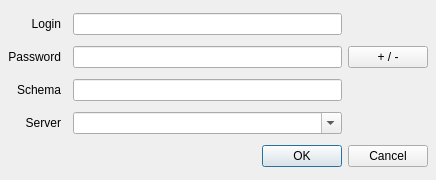
<?xml version="1.0" encoding="UTF-8"?>
<ui version="4.0">
 <class>LoginDialog</class>
 <widget class="QDialog" name="LoginDialog">
  <property name="geometry">
   <rect>
    <x>0</x>
    <y>0</y>
    <width>436</width>
    <height>180</height>
   </rect>
  </property>
  <property name="sizePolicy">
   <sizepolicy hsizetype="Fixed" vsizetype="Minimum">
    <horstretch>0</horstretch>
    <verstretch>0</verstretch>
   </sizepolicy>
  </property>
  <property name="windowTitle">
   <string>Login</string>
  </property>
  <property name="modal">
   <bool>true</bool>
  </property>
  <layout class="QGridLayout" name="gridLayout">
   <property name="sizeConstraint">
    <enum>QLayout::SetNoConstraint</enum>
   </property>
   <property name="margin">
    <number>8</number>
   </property>
   <item row="0" column="0">
    <widget class="QLabel" name="label">
     <property name="sizePolicy">
      <sizepolicy hsizetype="Preferred" vsizetype="Fixed">
       <horstretch>0</horstretch>
       <verstretch>0</verstretch>
      </sizepolicy>
     </property>
     <property name="text">
      <string>Login</string>
     </property>
     <property name="alignment">
      <set>Qt::AlignRight|Qt::AlignTop|Qt::AlignTrailing</set>
     </property>
    </widget>
   </item>
   <item row="0" column="2">
    <widget class="QLineEdit" name="lineEdit"/>
   </item>
   <item row="1" column="0">
    <widget class="QLabel" name="label_2">
     <property name="sizePolicy">
      <sizepolicy hsizetype="Preferred" vsizetype="Fixed">
       <horstretch>0</horstretch>
       <verstretch>0</verstretch>
      </sizepolicy>
     </property>
     <property name="text">
      <string>Password</string>
     </property>
     <property name="alignment">
      <set>Qt::AlignRight|Qt::AlignTop|Qt::AlignTrailing</set>
     </property>
    </widget>
   </item>
   <item row="1" column="2">
    <widget class="QLineEdit" name="lineEdit_2">
     <property name="echoMode">
      <enum>QLineEdit::Password</enum>
     </property>
    </widget>
   </item>
   <item row="4" column="0">
    <widget class="QLabel" name="label_3">
     <property name="sizePolicy">
      <sizepolicy hsizetype="Preferred" vsizetype="Fixed">
       <horstretch>0</horstretch>
       <verstretch>0</verstretch>
      </sizepolicy>
     </property>
     <property name="text">
      <string>Server</string>
     </property>
     <property name="alignment">
      <set>Qt::AlignRight|Qt::AlignTop|Qt::AlignTrailing</set>
     </property>
    </widget>
   </item>
   <item row="4" column="2">
    <widget class="QComboBox" name="comboBox">
     <property name="editable">
      <bool>true</bool>
     </property>
     <property name="sizeAdjustPolicy">
      <enum>QComboBox::AdjustToMinimumContentsLength</enum>
     </property>
     <property name="minimumContentsLength">
      <number>10</number>
     </property>
    </widget>
   </item>
   <item row="3" column="0">
    <widget class="QLabel" name="label_4">
     <property name="sizePolicy">
      <sizepolicy hsizetype="Preferred" vsizetype="Fixed">
       <horstretch>0</horstretch>
       <verstretch>0</verstretch>
      </sizepolicy>
     </property>
     <property name="text">
      <string>Schema</string>
     </property>
     <property name="alignment">
      <set>Qt::AlignRight|Qt::AlignTop|Qt::AlignTrailing</set>
     </property>
    </widget>
   </item>
   <item row="3" column="2">
    <widget class="QLineEdit" name="lineEdit_schema"/>
   </item>
   <item row="1" column="3">
    <widget class="QPushButton" name="pushButton">
     <property name="sizePolicy">
      <sizepolicy hsizetype="Fixed" vsizetype="Fixed">
       <horstretch>0</horstretch>
       <verstretch>0</verstretch>
      </sizepolicy>
     </property>
     <property name="toolTip">
      <string>More options</string>
     </property>
     <property name="text">
      <string>+ / -</string>
     </property>
     <property name="checkable">
      <bool>true</bool>
     </property>
     <property name="checked">
      <bool>false</bool>
     </property>
    </widget>
   </item>
   <item row="5" column="0" colspan="4">
    <widget class="QDialogButtonBox" name="buttonBox">
     <property name="orientation">
      <enum>Qt::Horizontal</enum>
     </property>
     <property name="standardButtons">
      <set>QDialogButtonBox::Cancel|QDialogButtonBox::Ok</set>
     </property>
    </widget>
   </item>
  </layout>
 </widget>
 <resources/>
 <connections>
  <connection>
   <sender>buttonBox</sender>
   <signal>accepted()</signal>
   <receiver>LoginDialog</receiver>
   <slot>accept()</slot>
   <hints>
    <hint type="sourcelabel">
     <x>248</x>
     <y>254</y>
    </hint>
    <hint type="destinationlabel">
     <x>157</x>
     <y>274</y>
    </hint>
   </hints>
  </connection>
  <connection>
   <sender>buttonBox</sender>
   <signal>rejected()</signal>
   <receiver>LoginDialog</receiver>
   <slot>reject()</slot>
   <hints>
    <hint type="sourcelabel">
     <x>316</x>
     <y>260</y>
    </hint>
    <hint type="destinationlabel">
     <x>286</x>
     <y>274</y>
    </hint>
   </hints>
  </connection>
 </connections>
</ui>
